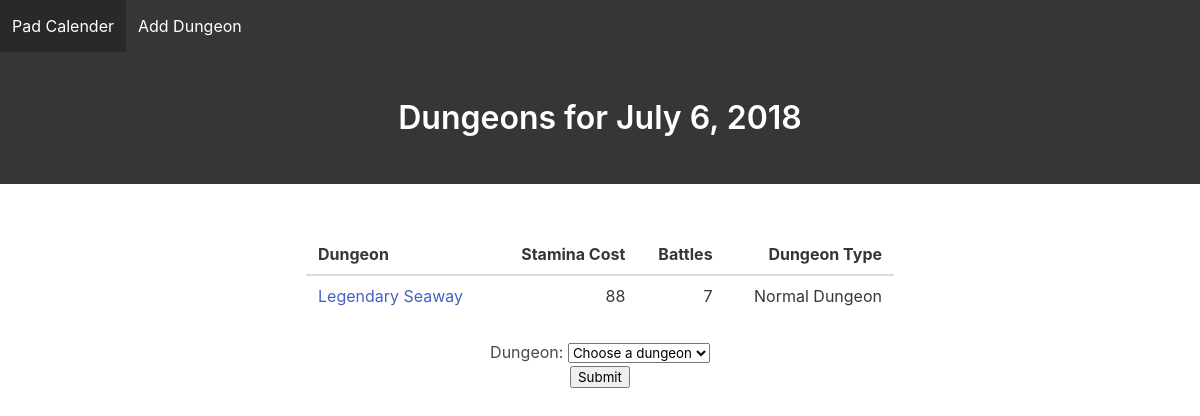
Before: / with the older database file.
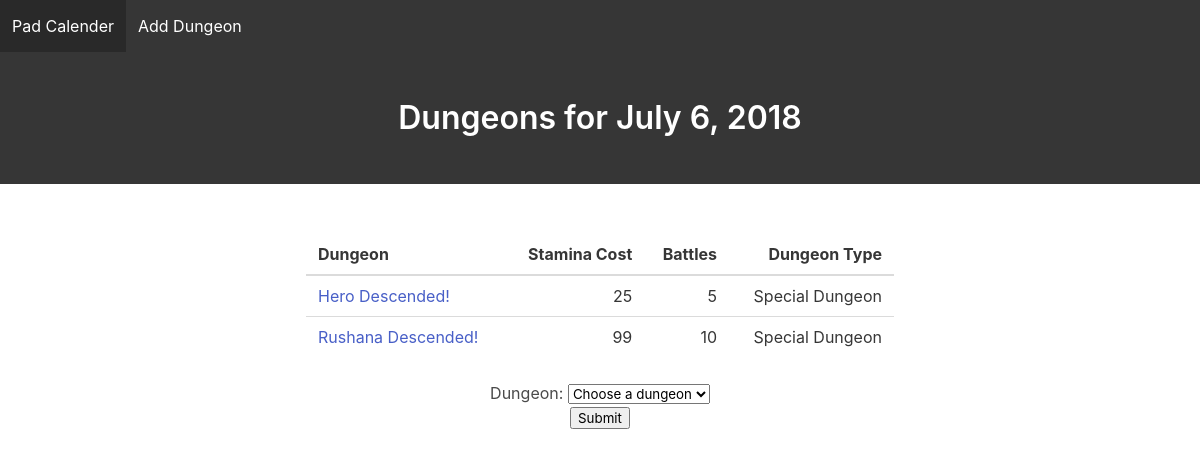
After: the same page with the newer database file.
### dungeon/models.py (models this page shows, shortened)
class DungeonToday(models.Model):
    dungeons = models.ManyToManyField(Dungeon)
    listingDate = models.DateField(default=date.today())

class Dungeon(models.Model):
    jpnTitle = models.CharField(default="", max_length=50)
    altTitle = models.CharField(default="", max_length=50)
    altTitle2 = models.CharField(default="", max_length=50)
    stamina = models.CharField(default="", max_length=10)
    battles = models.CharField(default="", max_length=10)
    dungeonType = models.CharField(default="", max_length=30)
    dungeonLink = models.TextField(default="")
    daily = models.BooleanField(default=False)
    monsters = models.ManyToManyField(Monster)
    repeat = models.CharField(default="", max_length=10)

### dungeon/views.py (the view, shortened to what this page needs)
# urls.py: path('', dv.homeView),
def homeView(request):
    template = 'home.html'
    dungeonList = DungeonToday.objects.filter(listingDate=date.today()).first()
    if dungeonList is None:
        todaysList = DungeonToday()
        todaysList.save()
        dungeonList = DungeonToday.objects.get(listingDate=date.today())
    form = DailyDungeonSelector()
    context = {'dungeons': dungeonList.dungeons.all(), 'form': form, 'date': dungeonList.listingDate}
    return render(request, template, context)

### dungeon/forms.py
class DailyDungeonSelector(forms.Form):
    dungeon = MyModelChoiceField(queryset=Dungeon.objects.all(), to_field_name="jpnTitle",
                                 empty_label='Choose a dungeon', )
    widgets = {
        'dungeon': forms.Select(
            attrs={'class': 'input-field'}),
    }

### dungeon/fields.py (called while the page is built)
    def label_from_instance(self, obj):
        return obj.jpnTitle

### templates/home.html (shortened to what this page needs)
<!DOCTYPE html>
<html lang="en">
<head>
    <link rel="stylesheet" href="https://cdnjs.cloudflare.com/ajax/libs/bulma/0.7.1/css/bulma.min.css">
</head>
<body>
<nav class="navbar is-dark" role="navigation">
    <div class="navbar-menu">
        <div class="navbar-start">
            <a class="navbar-item" href="/">Pad Calender</a>
            <a class="navbar-item" href="/add/">Add Dungeon</a>
        </div>
    </div>
</nav>
{% block content %}
    <section class="hero is-dark" style="margin-bottom: 25px">
        <div class="hero-body has-text-centered">
            <div class="container">
                <h1 class="title"> Dungeons for {{ date }}</h1>
            </div>
        </div>
    </section>
    <div class="columns is-centered">
        <div class="column is-half">
            <table class="table is-fullwidth">
                <thead>
                <tr>
                    <th class="has-text-left">Dungeon</th>
                    <th class="has-text-right">Stamina Cost</th>
                    <th class="has-text-right">Battles</th>
                    <th class="has-text-right">Dungeon Type</th>
                </tr>
                </thead>
                <tbody>
                {% for dungeon in dungeons %}
                    <tr>
                        <td class="has-text-left"><a href="/{{ dungeon.id }}"> {{ dungeon.altTitle }} </a></td>
                        <td class="has-text-right"> {{ dungeon.stamina }}</td>
                        <td class="has-text-right"> {{ dungeon.battles }}</td>
                        <td class="has-text-right"> {{ dungeon.dungeonType }}</td>
                    </tr>
                {% endfor %}
                </tbody>
            </table>
        </div>
    </div>
    <div align="center">
        <form method="POST">
            {{ form.as_p }}
            <input type="submit" value="Submit"/>
        </form>
    </div>
{% endblock %}
</body>
</html>

Changed rows visible on the page:
removed Dungeon: altTitle "Legendary Seaway", stamina "88", battles "7", dungeonType "Normal Dungeon"
added Dungeon: altTitle "Hero Descended!", stamina "25", battles "5", dungeonType "Special Dungeon"
added Dungeon: altTitle "Rushana Descended!", stamina "99", battles "10", dungeonType "Special Dungeon"
